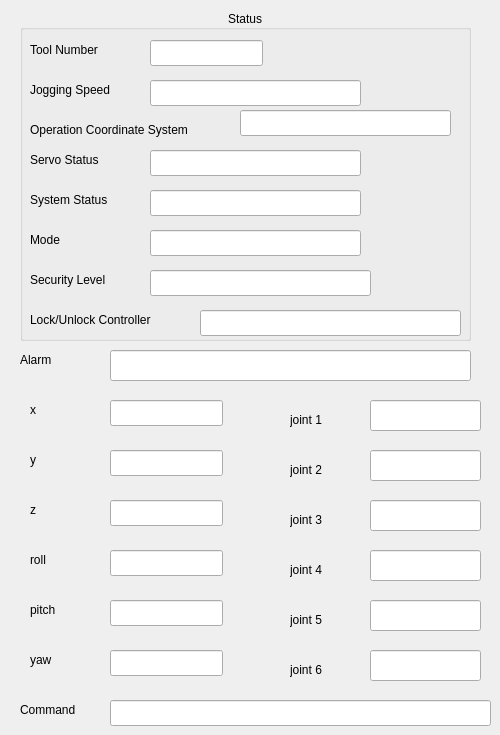
     <widget class="QWidget" name="tab_5">
      <attribute name="title">
       <string>MANIPULATOR</string>
      </attribute>
      <widget class="QLabel" name="label_92">
       <property name="geometry">
        <rect>
         <x>30</x>
         <y>550</y>
         <width>41</width>
         <height>20</height>
        </rect>
       </property>
       <property name="text">
        <string>roll</string>
       </property>
      </widget>
      <widget class="QLineEdit" name="lnERecv_y3">
       <property name="geometry">
        <rect>
         <x>110</x>
         <y>450</y>
         <width>113</width>
         <height>26</height>
        </rect>
       </property>
      </widget>
      <widget class="QLabel" name="label_93">
       <property name="geometry">
        <rect>
         <x>30</x>
         <y>450</y>
         <width>21</width>
         <height>20</height>
        </rect>
       </property>
       <property name="text">
        <string>y</string>
       </property>
      </widget>
      <widget class="QLabel" name="label_94">
       <property name="geometry">
        <rect>
         <x>30</x>
         <y>400</y>
         <width>31</width>
         <height>20</height>
        </rect>
       </property>
       <property name="text">
        <string>x </string>
       </property>
      </widget>
      <widget class="QLineEdit" name="lnERecv_roll3">
       <property name="geometry">
        <rect>
         <x>110</x>
         <y>550</y>
         <width>113</width>
         <height>26</height>
        </rect>
       </property>
      </widget>
      <widget class="QLabel" name="label_95">
       <property name="geometry">
        <rect>
         <x>30</x>
         <y>600</y>
         <width>51</width>
         <height>20</height>
        </rect>
       </property>
       <property name="text">
        <string>pitch</string>
       </property>
      </widget>
      <widget class="QLabel" name="label_96">
       <property name="geometry">
        <rect>
         <x>20</x>
         <y>700</y>
         <width>81</width>
         <height>20</height>
        </rect>
       </property>
       <property name="text">
        <string>Command</string>
       </property>
      </widget>
      <widget class="QLineEdit" name="lnERecv_yaw3">
       <property name="geometry">
        <rect>
         <x>110</x>
         <y>650</y>
         <width>113</width>
         <height>26</height>
        </rect>
       </property>
      </widget>
      <widget class="QLineEdit" name="lnERecv_J4">
       <property name="geometry">
        <rect>
         <x>370</x>
         <y>550</y>
         <width>111</width>
         <height>31</height>
        </rect>
       </property>
      </widget>
      <widget class="QLineEdit" name="lnERecv_z3">
       <property name="geometry">
        <rect>
         <x>110</x>
         <y>500</y>
         <width>113</width>
         <height>26</height>
        </rect>
       </property>
      </widget>
      <widget class="QLineEdit" name="lnERecv_pitch3">
       <property name="geometry">
        <rect>
         <x>110</x>
         <y>600</y>
         <width>113</width>
         <height>26</height>
        </rect>
       </property>
      </widget>
      <widget class="QLabel" name="label_97">
       <property name="geometry">
        <rect>
         <x>30</x>
         <y>650</y>
         <width>63</width>
         <height>20</height>
        </rect>
       </property>
       <property name="text">
        <string>yaw</string>
       </property>
      </widget>
      <widget class="QLineEdit" name="lnERecv_J1">
       <property name="geometry">
        <rect>
         <x>370</x>
         <y>400</y>
         <width>111</width>
         <height>31</height>
        </rect>
       </property>
      </widget>
      <widget class="QLineEdit" name="lnERecv_J3">
       <property name="geometry">
        <rect>
         <x>370</x>
         <y>500</y>
         <width>111</width>
         <height>31</height>
        </rect>
       </property>
      </widget>
      <widget class="QLabel" name="label_98">
       <property name="geometry">
        <rect>
         <x>30</x>
         <y>500</y>
         <width>31</width>
         <height>20</height>
        </rect>
       </property>
       <property name="text">
        <string>z</string>
       </property>
      </widget>
      <widget class="QLineEdit" name="lnERecv_J2">
       <property name="geometry">
        <rect>
         <x>370</x>
         <y>450</y>
         <width>111</width>
         <height>31</height>
        </rect>
       </property>
      </widget>
      <widget class="QLineEdit" name="lnECmd3">
       <property name="geometry">
        <rect>
         <x>110</x>
         <y>700</y>
         <width>381</width>
         <height>26</height>
        </rect>
       </property>
      </widget>
      <widget class="QLineEdit" name="lnERecv_x3">
       <property name="geometry">
        <rect>
         <x>110</x>
         <y>400</y>
         <width>113</width>
         <height>26</height>
        </rect>
       </property>
      </widget>
      <widget class="QLabel" name="label_99">
       <property name="geometry">
        <rect>
         <x>290</x>
         <y>410</y>
         <width>63</width>
         <height>20</height>
        </rect>
       </property>
       <property name="text">
        <string>joint 1</string>
       </property>
      </widget>
      <widget class="QLabel" name="label_100">
       <property name="geometry">
        <rect>
         <x>290</x>
         <y>460</y>
         <width>63</width>
         <height>20</height>
        </rect>
       </property>
       <property name="text">
        <string>joint 2</string>
       </property>
      </widget>
      <widget class="QLabel" name="label_101">
       <property name="geometry">
        <rect>
         <x>290</x>
         <y>510</y>
         <width>63</width>
         <height>20</height>
        </rect>
       </property>
       <property name="text">
        <string>joint 3</string>
       </property>
      </widget>
      <widget class="QLabel" name="label_102">
       <property name="geometry">
        <rect>
         <x>290</x>
         <y>560</y>
         <width>63</width>
         <height>20</height>
        </rect>
       </property>
       <property name="text">
        <string>joint 4</string>
       </property>
      </widget>
      <widget class="QLineEdit" name="lnERecv_J5">
       <property name="geometry">
        <rect>
         <x>370</x>
         <y>600</y>
         <width>111</width>
         <height>31</height>
        </rect>
       </property>
      </widget>
      <widget class="QLabel" name="label_103">
       <property name="geometry">
        <rect>
         <x>290</x>
         <y>610</y>
         <width>63</width>
         <height>20</height>
        </rect>
       </property>
       <property name="text">
        <string>joint 5</string>
       </property>
      </widget>
      <widget class="QLineEdit" name="lnERecv_J6">
       <property name="geometry">
        <rect>
         <x>370</x>
         <y>650</y>
         <width>111</width>
         <height>31</height>
        </rect>
       </property>
      </widget>
      <widget class="QLabel" name="label_104">
       <property name="geometry">
        <rect>
         <x>290</x>
         <y>660</y>
         <width>63</width>
         <height>20</height>
        </rect>
       </property>
       <property name="text">
        <string>joint 6</string>
       </property>
      </widget>
      <widget class="QGroupBox" name="groupBox_8">
       <property name="geometry">
        <rect>
         <x>20</x>
         <y>10</y>
         <width>451</width>
         <height>331</height>
        </rect>
       </property>
       <property name="title">
        <string>Status</string>
       </property>
       <property name="alignment">
        <set>Qt::AlignCenter</set>
       </property>
       <widget class="QLabel" name="label_59">
        <property name="geometry">
         <rect>
          <x>10</x>
          <y>30</y>
          <width>101</width>
          <height>20</height>
         </rect>
        </property>
        <property name="text">
         <string>Tool Number</string>
        </property>
       </widget>
       <widget class="QLabel" name="label_60">
        <property name="geometry">
         <rect>
          <x>10</x>
          <y>70</y>
          <width>111</width>
          <height>20</height>
         </rect>
        </property>
        <property name="text">
         <string>Jogging Speed</string>
        </property>
       </widget>
       <widget class="QLabel" name="label_61">
        <property name="geometry">
         <rect>
          <x>10</x>
          <y>180</y>
          <width>101</width>
          <height>20</height>
         </rect>
        </property>
        <property name="text">
         <string>System Status</string>
        </property>
       </widget>
       <widget class="QLabel" name="label_62">
        <property name="geometry">
         <rect>
          <x>10</x>
          <y>140</y>
          <width>101</width>
          <height>20</height>
         </rect>
        </property>
        <property name="text">
         <string>Servo Status</string>
        </property>
       </widget>
       <widget class="QLabel" name="label_63">
        <property name="geometry">
         <rect>
          <x>10</x>
          <y>110</y>
          <width>201</width>
          <height>20</height>
         </rect>
        </property>
        <property name="text">
         <string>Operation Coordinate System</string>
        </property>
       </widget>
       <widget class="QLineEdit" name="lnE_ToolNum4">
        <property name="geometry">
         <rect>
          <x>130</x>
          <y>30</y>
          <width>113</width>
          <height>26</height>
         </rect>
        </property>
       </widget>
       <widget class="QLineEdit" name="lnE_JogSp4">
        <property name="geometry">
         <rect>
          <x>130</x>
          <y>70</y>
          <width>211</width>
          <height>26</height>
         </rect>
        </property>
       </widget>
       <widget class="QLineEdit" name="lnE_Coord4">
        <property name="geometry">
         <rect>
          <x>220</x>
          <y>100</y>
          <width>211</width>
          <height>26</height>
         </rect>
        </property>
       </widget>
       <widget class="QLineEdit" name="lnE_ServoStt4">
        <property name="geometry">
         <rect>
          <x>130</x>
          <y>140</y>
          <width>211</width>
          <height>26</height>
         </rect>
        </property>
       </widget>
       <widget class="QLineEdit" name="lnE_SysStt4">
        <property name="geometry">
         <rect>
          <x>130</x>
          <y>180</y>
          <width>211</width>
          <height>26</height>
         </rect>
        </property>
       </widget>
       <widget class="QLabel" name="label_70">
        <property name="geometry">
         <rect>
          <x>10</x>
          <y>260</y>
          <width>101</width>
          <height>20</height>
         </rect>
        </property>
        <property name="text">
         <string>Security Level</string>
        </property>
       </widget>
       <widget class="QLabel" name="label_71">
        <property name="geometry">
         <rect>
          <x>10</x>
          <y>220</y>
          <width>63</width>
          <height>20</height>
         </rect>
        </property>
        <property name="text">
         <string>Mode</string>
        </property>
       </widget>
       <widget class="QLineEdit" name="lnE_Seclvl4">
        <property name="geometry">
         <rect>
          <x>130</x>
          <y>260</y>
          <width>221</width>
          <height>26</height>
         </rect>
        </property>
       </widget>
       <widget class="QLineEdit" name="lnE_Mode4">
        <property name="geometry">
         <rect>
          <x>130</x>
          <y>220</y>
          <width>211</width>
          <height>26</height>
         </rect>
        </property>
       </widget>
       <widget class="QLabel" name="label_75">
        <property name="geometry">
         <rect>
          <x>10</x>
          <y>300</y>
          <width>161</width>
          <height>20</height>
         </rect>
        </property>
        <property name="text">
         <string>Lock/Unlock Controller</string>
        </property>
       </widget>
       <widget class="QLineEdit" name="lnELockRBC4">
        <property name="geometry">
         <rect>
          <x>180</x>
          <y>300</y>
          <width>261</width>
          <height>26</height>
         </rect>
        </property>
       </widget>
      </widget>
      <widget class="QLabel" name="label_48">
       <property name="geometry">
        <rect>
         <x>20</x>
         <y>350</y>
         <width>63</width>
         <height>20</height>
        </rect>
       </property>
       <property name="text">
        <string>Alarm</string>
       </property>
      </widget>
      <widget class="QLineEdit" name="lnERB4Ala">
       <property name="geometry">
        <rect>
         <x>110</x>
         <y>350</y>
         <width>361</width>
         <height>31</height>
        </rect>
       </property>
      </widget>
     </widget>
